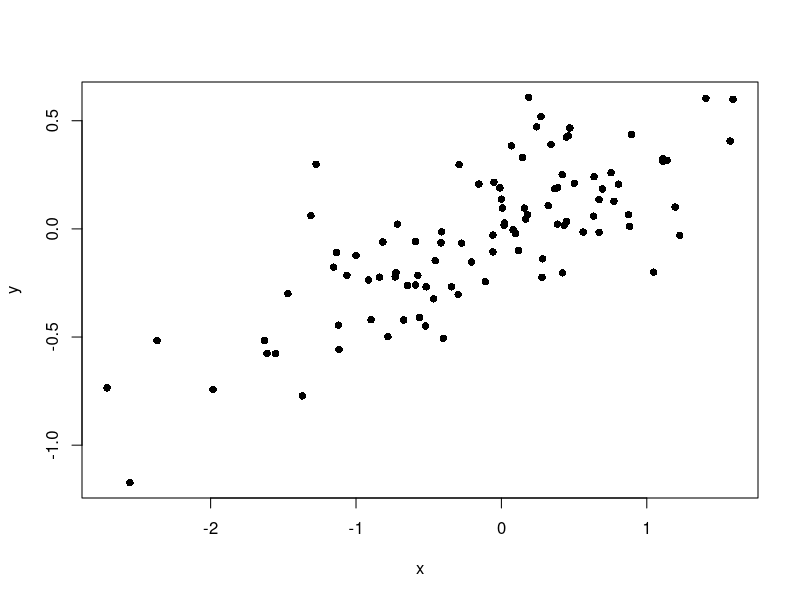

This chart was generated by the following R code:
## ---- chunk 1
x <- rnorm(100)
y <- (x * 0.3) + rnorm(100, sd=0.2)
plot(x,y,pch=16)
